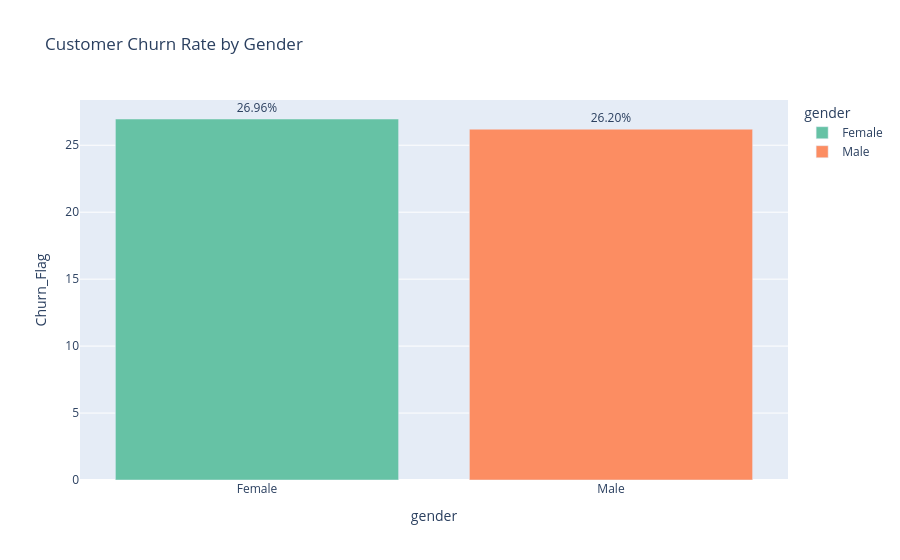

The notebook cell saved with this chart:
### Code cell
fig = px.bar(
    gender_churn,
    x="gender",
    y="Churn_Flag",
    color="gender",
    title="Customer Churn Rate by Gender",
    text="Churn_Flag",
    color_discrete_sequence=px.colors.qualitative.Set2
)

fig.update_traces(texttemplate="%{text:.2f}%", textposition="outside")

fig.show()

### Figure 1 — Plotly figure (JSON) as saved in the notebook; plotly's stock layout.template omitted (floating-point values rounded to 4 significant figures)
{"data": [{"hovertemplate": "gender=%{x}<br>Churn_Flag=%{text}<extra></extra>", "legendgroup": "Female", "marker": {"color": "rgb(102,194,165)", "pattern": {"shape": ""}}, "name": "Female", "orientation": "v", "showlegend": true, "text": [26.96], "textposition": "outside", "texttemplate": "%{text:.2f}%", "type": "bar", "x": ["Female"], "xaxis": "x", "y": [26.96], "yaxis": "y"}, {"hovertemplate": "gender=%{x}<br>Churn_Flag=%{text}<extra></extra>", "legendgroup": "Male", "marker": {"color": "rgb(252,141,98)", "pattern": {"shape": ""}}, "name": "Male", "orientation": "v", "showlegend": true, "text": [26.2], "textposition": "outside", "texttemplate": "%{text:.2f}%", "type": "bar", "x": ["Male"], "xaxis": "x", "y": [26.2], "yaxis": "y"}], "layout": {"barmode": "relative", "legend": {"title": {"text": "gender"}, "tracegroupgap": 0}, "title": {"text": "Customer Churn Rate by Gender"}, "xaxis": {"anchor": "y", "categoryarray": ["Female", "Male"], "categoryorder": "array", "domain": [0, 1], "title": {"text": "gender"}}, "yaxis": {"anchor": "x", "domain": [0, 1], "title": {"text": "Churn_Flag"}}}}
